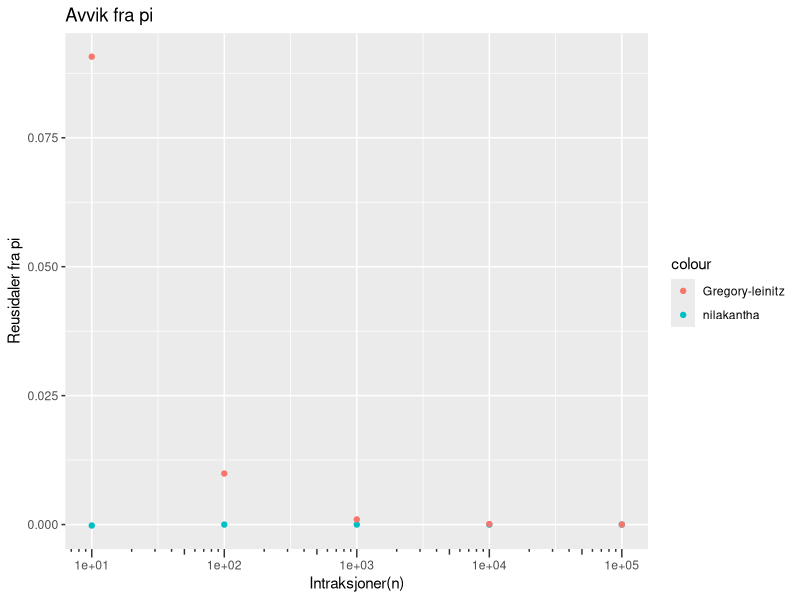

The R source for this figure:

library(tidyverse)
terms = 100


gl = function(n){
  vektor = c()
  for (terms in n){
    
    pi_gl = 0 #startverdien er 3 
    
    for (i in 0:terms){
      ledd = 4/(2*i + 1)*(-1)**(i) #beregner leddene
      pi_gl = pi_gl + ledd
    }
    vektor = c(vektor,pi_gl)}
  return(vektor)}



nil = function(n){
vektor = c()
  for (terms in n){
    
  pi_n = 3 #startverdien er 3 

    for (i in 1:terms){
      nevner = (2*i)*(2*i + 1) *(2*i+2)
      ledd = 4/nevner *(-1)**(i+1)
      pi_n = pi_n + ledd
      }
      vektor = c(vektor,pi_n)}
      return(vektor)}

intraksjoner = c(10,100,1000,10000,100000)

pi_n = nil(intraksjoner) - pi
pi_g = gl(intraksjoner) - pi
print(pi_n)
print(pi_g)

ggplot() + geom_point(aes(x = intraksjoner, y = pi_n , color = "nilakantha")) + geom_point(aes(x = intraksjoner, y = pi_g, color = "Gregory-leinitz")) +scale_x_log10(guide = "axis_logticks") + labs(x = "Intraksjoner(n)", y = "Reusidaler fra pi", title = "Avvik fra pi")
